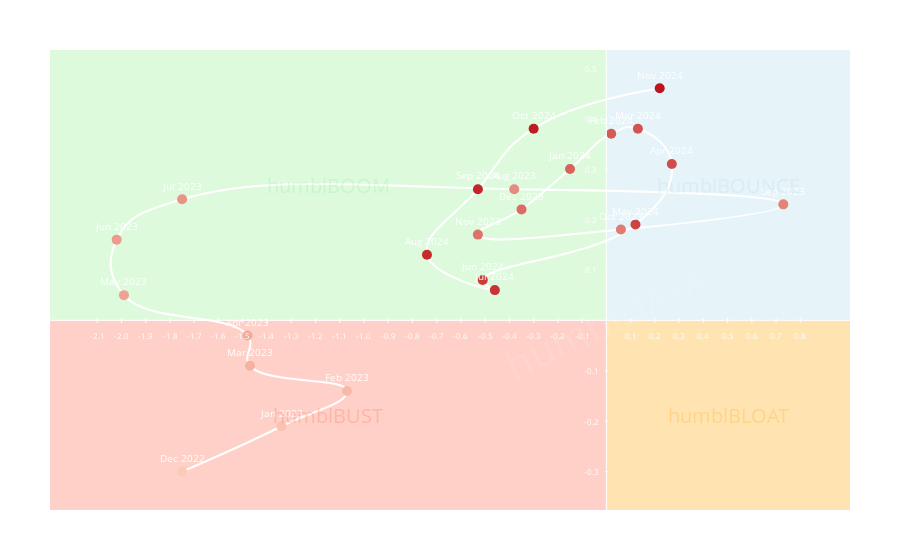

The notebook cell this image was saved under:
### Code cell
compass.show()

### Figure 1 — Plotly figure (JSON) as saved in the notebook; plotly's stock layout.template omitted (floating-point values rounded to 4 significant figures)
{"data": [{"hovertemplate": "<b>%{text}</b><br>CPI 3m Δ: %{x:.2f}<br>CLI 3m Δ: %{y:.2f}<extra></extra>", "line": {"color": "white", "shape": "spline", "smoothing": 1.3}, "marker": {"color": [0, 1, 2, 3, 4, 5, 6, 7, 8, 9, 10, 11, 12, 13, 14, 15, 16, 17, 18, 19, 20, 21, 22, 23], "colorscale": [[0, "rgb(253, 202, 181)"], [1, "rgb(188, 20, 26)"]], "showscale": false, "size": 10}, "mode": "lines+markers+text", "name": "HumblCompass Data", "text": ["Dec 2022", "Jan 2023", "Feb 2023", "Mar 2023", "Apr 2023", "May 2023", "Jun 2023", "Jul 2023", "Aug 2023", "Sep 2023", "Oct 2023", "Nov 2023", "Dec 2023", "Jan 2024", "Feb 2024", "Mar 2024", "Apr 2024", "May 2024", "Jun 2024", "Jul 2024", "Aug 2024", "Sep 2024", "Oct 2024", "Nov 2024"], "textfont": {"color": "white", "size": 10}, "textposition": "top center", "type": "scatter", "x": [-1.75, -1.34, -1.07, -1.47, -1.48, -1.99, -2.02, -1.75, -0.38, 0.73, 0.06, -0.53, -0.35, -0.15, 0.02, 0.13, 0.27, 0.12, -0.51, -0.46, -0.74, -0.53, -0.3, 0.22], "y": [-0.3, -0.21, -0.14, -0.09, -0.03, 0.05, 0.16, 0.24, 0.26, 0.23, 0.18, 0.17, 0.22, 0.3, 0.37, 0.38, 0.31, 0.19, 0.08, 0.06, 0.13, 0.26, 0.38, 0.46]}], "layout": {"annotations": [{"font": {"color": "white", "size": 8}, "showarrow": false, "text": "-2.1", "x": -2.1, "y": 0, "yshift": -15}, {"font": {"color": "white", "size": 8}, "showarrow": false, "text": "-2.0", "x": -2, "y": 0, "yshift": -15}, {"font": {"color": "white", "size": 8}, "showarrow": false, "text": "-1.9", "x": -1.9, "y": 0, "yshift": -15}, {"font": {"color": "white", "size": 8}, "showarrow": false, "text": "-1.8", "x": -1.8, "y": 0, "yshift": -15}, {"font": {"color": "white", "size": 8}, "showarrow": false, "text": "-1.7", "x": -1.7, "y": 0, "yshift": -15}, {"font": {"color": "white", "size": 8}, "showarrow": false, "text": "-1.6", "x": -1.6, "y": 0, "yshift": -15}, {"font": {"color": "white", "size": 8}, "showarrow": false, "text": "-1.5", "x": -1.5, "y": 0, "yshift": -15}, {"font": {"color": "white", "size": 8}, "showarrow": false, "text": "-1.4", "x": -1.4, "y": 0, "yshift": -15}, {"font": {"color": "white", "size": 8}, "showarrow": false, "text": "-1.3", "x": -1.3, "y": 0, "yshift": -15}, {"font": {"color": "white", "size": 8}, "showarrow": false, "text": "-1.2", "x": -1.2, "y": 0, "yshift": -15}, {"font": {"color": "white", "size": 8}, "showarrow": false, "text": "-1.1", "x": -1.1, "y": 0, "yshift": -15}, {"font": {"color": "white", "size": 8}, "showarrow": false, "text": "-1.0", "x": -1, "y": 0, "yshift": -15}, {"font": {"color": "white", "size": 8}, "showarrow": false, "text": "-0.9", "x": -0.9, "y": 0, "yshift": -15}, {"font": {"color": "white", "size": 8}, "showarrow": false, "text": "-0.8", "x": -0.8, "y": 0, "yshift": -15}, {"font": {"color": "white", "size": 8}, "showarrow": false, "text": "-0.7", "x": -0.7, "y": 0, "yshift": -15}, {"font": {"color": "white", "size": 8}, "showarrow": false, "text": "-0.6", "x": -0.6, "y": 0, "yshift": -15}, {"font": {"color": "white", "size": 8}, "showarrow": false, "text": "-0.5", "x": -0.5, "y": 0, "yshift": -15}, {"font": {"color": "white", "size": 8}, "showarrow": false, "text": "-0.4", "x": -0.4, "y": 0, "yshift": -15}, {"font": {"color": "white", "size": 8}, "showarrow": false, "text": "-0.3", "x": -0.3, "y": 0, "yshift": -15}, {"font": {"color": "white", "size": 8}, "showarrow": false, "text": "-0.2", "x": -0.2, "y": 0, "yshift": -15}, {"font": {"color": "white", "size": 8}, "showarrow": false, "text": "-0.1", "x": -0.1, "y": 0, "yshift": -15}, {"font": {"color": "white", "size": 8}, "showarrow": false, "text": "0.1", "x": 0.1, "y": 0, "yshift": -15}, {"font": {"color": "white", "size": 8}, "showarrow": false, "text": "0.2", "x": 0.2, "y": 0, "yshift": -15}, {"font": {"color": "white", "size": 8}, "showarrow": false, "text": "0.3", "x": 0.3, "y": 0, "yshift": -15}, {"font": {"color": "white", "size": 8}, "showarrow": false, "text": "0.4", "x": 0.4, "y": 0, "yshift": -15}, {"font": {"color": "white", "size": 8}, "showarrow": false, "text": "0.5", "x": 0.5, "y": 0, "yshift": -15}, {"font": {"color": "white", "size": 8}, "showarrow": false, "text": "0.6", "x": 0.6, "y": 0, "yshift": -15}, {"font": {"color": "white", "size": 8}, "showarrow": false, "text": "0.7", "x": 0.7, "y": 0, "yshift": -15}, {"font": {"color": "white", "size": 8}, "showarrow": false, "text": "0.8", "x": 0.8, "y": 0, "yshift": -15}, {"font": {"color": "white", "size": 8}, "showarrow": false, "text": "-0.4", "x": 0, "xshift": -15, "y": -0.4}, {"font": {"color": "white", "size": 8}, "showarrow": false, "text": "-0.3", "x": 0, "xshift": -15, "y": -0.3}, {"font": {"color": "white", "size": 8}, "showarrow": false, "text": "-0.2", "x": 0, "xshift": -15, "y": -0.2}, {"font": {"color": "white", "size": 8}, "showarrow": false, "text": "-0.1", "x": 0, "xshift": -15, "y": -0.1}, {"font": {"color": "white", "size": 8}, "showarrow": false, "text": "0.1", "x": 0, "xshift": -15, "y": 0.1}, {"font": {"color": "white", "size": 8}, "showarrow": false, "text": "0.2", "x": 0, "xshift": -15, "y": 0.2}, {"font": {"color": "white", "size": 8}, "showarrow": false, "text": "0.3", "x": 0, "xshift": -15, "y": 0.3}, {"font": {"color": "white", "size": 8}, "showarrow": false, "text": "0.4", "x": 0, "xshift": -15, "y": 0.4}, {"font": {"color": "white", "size": 8}, "showarrow": false, "text": "0.5", "x": 0, "xshift": -15, "y": 0.5}, {"font": {"color": "rgba(144, 238, 144, 0.5)", "size": 20}, "opacity": 0.5, "showarrow": false, "text": "humblBOOM", "x": -1.147, "y": 0.268}, {"font": {"color": "rgba(173, 216, 230, 0.5)", "size": 20}, "opacity": 0.5, "showarrow": false, "text": "humblBOUNCE", "x": 0.5025, "y": 0.268}, {"font": {"color": "rgba(255, 165, 0, 0.5)", "size": 20}, "opacity": 0.5, "showarrow": false, "text": "humblBLOAT", "x": 0.5025, "y": -0.188}, {"font": {"color": "rgba(255, 99, 71, 0.5)", "size": 20}, "opacity": 0.5, "showarrow": false, "text": "humblBUST", "x": -1.147, "y": -0.188}, {"font": {"color": "rgba(255, 255, 255, 0.1)", "size": 40}, "showarrow": false, "text": "humblDATA", "textangle": -25, "x": 0, "xanchor": "center", "xref": "x", "y": 0, "yanchor": "middle", "yref": "y"}], "font": {"color": "white"}, "hovermode": "closest", "margin": {"b": 50, "l": 50, "r": 50, "t": 50}, "paper_bgcolor": "rgba(0,0,0,0)", "plot_bgcolor": "rgba(0,0,0,0)", "shapes": [{"fillcolor": "rgba(173, 216, 230, 0.3)", "layer": "below", "line": {"color": "rgba(0,0,0,0)"}, "type": "rect", "x0": 0, "x1": 25, "y0": 0, "y1": 25}, {"fillcolor": "rgba(144, 238, 144, 0.3)", "layer": "below", "line": {"color": "rgba(0,0,0,0)"}, "type": "rect", "x0": -25, "x1": 0, "y0": 0, "y1": 25}, {"fillcolor": "rgba(255, 165, 0, 0.3)", "layer": "below", "line": {"color": "rgba(0,0,0,0)"}, "type": "rect", "x0": 0, "x1": 25, "y0": -25, "y1": 0}, {"fillcolor": "rgba(255, 99, 71, 0.3)", "layer": "below", "line": {"color": "rgba(0,0,0,0)"}, "type": "rect", "x0": -25, "x1": 0, "y0": -25, "y1": 0}, {"line": {"color": "white", "width": 1}, "type": "line", "x0": -2.295, "x1": 1.005, "y0": 0, "y1": 0}, {"line": {"color": "white", "width": 1}, "type": "line", "x0": 0, "x1": 0, "y0": -0.376, "y1": 0.536}, {"line": {"color": "white", "width": 1}, "type": "line", "x0": -2.1, "x1": -2.1, "y0": -0.005, "y1": 0.005}, {"line": {"color": "white", "width": 1}, "type": "line", "x0": -2, "x1": -2, "y0": -0.005, "y1": 0.005}, {"line": {"color": "white", "width": 1}, "type": "line", "x0": -1.9, "x1": -1.9, "y0": -0.005, "y1": 0.005}, {"line": {"color": "white", "width": 1}, "type": "line", "x0": -1.8, "x1": -1.8, "y0": -0.005, "y1": 0.005}, {"line": {"color": "white", "width": 1}, "type": "line", "x0": -1.7, "x1": -1.7, "y0": -0.005, "y1": 0.005}, {"line": {"color": "white", "width": 1}, "type": "line", "x0": -1.6, "x1": -1.6, "y0": -0.005, "y1": 0.005}, {"line": {"color": "white", "width": 1}, "type": "line", "x0": -1.5, "x1": -1.5, "y0": -0.005, "y1": 0.005}, {"line": {"color": "white", "width": 1}, "type": "line", "x0": -1.4, "x1": -1.4, "y0": -0.005, "y1": 0.005}, {"line": {"color": "white", "width": 1}, "type": "line", "x0": -1.3, "x1": -1.3, "y0": -0.005, "y1": 0.005}, {"line": {"color": "white", "width": 1}, "type": "line", "x0": -1.2, "x1": -1.2, "y0": -0.005, "y1": 0.005}, {"line": {"color": "white", "width": 1}, "type": "line", "x0": -1.1, "x1": -1.1, "y0": -0.005, "y1": 0.005}, {"line": {"color": "white", "width": 1}, "type": "line", "x0": -1, "x1": -1, "y0": -0.005, "y1": 0.005}, {"line": {"color": "white", "width": 1}, "type": "line", "x0": -0.9, "x1": -0.9, "y0": -0.005, "y1": 0.005}, {"line": {"color": "white", "width": 1}, "type": "line", "x0": -0.8, "x1": -0.8, "y0": -0.005, "y1": 0.005}, {"line": {"color": "white", "width": 1}, "type": "line", "x0": -0.7, "x1": -0.7, "y0": -0.005, "y1": 0.005}, {"line": {"color": "white", "width": 1}, "type": "line", "x0": -0.6, "x1": -0.6, "y0": -0.005, "y1": 0.005}, {"line": {"color": "white", "width": 1}, "type": "line", "x0": -0.5, "x1": -0.5, "y0": -0.005, "y1": 0.005}, {"line": {"color": "white", "width": 1}, "type": "line", "x0": -0.4, "x1": -0.4, "y0": -0.005, "y1": 0.005}, {"line": {"color": "white", "width": 1}, "type": "line", "x0": -0.3, "x1": -0.3, "y0": -0.005, "y1": 0.005}, {"line": {"color": "white", "width": 1}, "type": "line", "x0": -0.2, "x1": -0.2, "y0": -0.005, "y1": 0.005}, {"line": {"color": "white", "width": 1}, "type": "line", "x0": -0.1, "x1": -0.1, "y0": -0.005, "y1": 0.005}, {"line": {"color": "white", "width": 1}, "type": "line", "x0": 0.1, "x1": 0.1, "y0": -0.005, "y1": 0.005}, {"line": {"color": "white", "width": 1}, "type": "line", "x0": 0.2, "x1": 0.2, "y0": -0.005, "y1": 0.005}, {"line": {"color": "white", "width": 1}, "type": "line", "x0": 0.3, "x1": 0.3, "y0": -0.005, "y1": 0.005}, {"line": {"color": "white", "width": 1}, "type": "line", "x0": 0.4, "x1": 0.4, "y0": -0.005, "y1": 0.005}, {"line": {"color": "white", "width": 1}, "type": "line", "x0": 0.5, "x1": 0.5, "y0": -0.005, "y1": 0.005}, {"line": {"color": "white", "width": 1}, "type": "line", "x0": 0.6, "x1": 0.6, "y0": -0.005, "y1": 0.005}, {"line": {"color": "white", "width": 1}, "type": "line", "x0": 0.7, "x1": 0.7, "y0": -0.005, "y1": 0.005}, {"line": {"color": "white", "width": 1}, "type": "line", "x0": 0.8, "x1": 0.8, "y0": -0.005, "y1": 0.005}, {"line": {"color": "white", "width": 1}, "type": "line", "x0": -0.005, "x1": 0.005, "y0": -0.4, "y1": -0.4}, {"line": {"color": "white", "width": 1}, "type": "line", "x0": -0.005, "x1": 0.005, "y0": -0.3, "y1": -0.3}, {"line": {"color": "white", "width": 1}, "type": "line", "x0": -0.005, "x1": 0.005, "y0": -0.2, "y1": -0.2}, {"line": {"color": "white", "width": 1}, "type": "line", "x0": -0.005, "x1": 0.005, "y0": -0.1, "y1": -0.1}, {"line": {"color": "white", "width": 1}, "type": "line", "x0": -0.005, "x1": 0.005, "y0": 0.1, "y1": 0.1}, {"line": {"color": "white", "width": 1}, "type": "line", "x0": -0.005, "x1": 0.005, "y0": 0.2, "y1": 0.2}, {"line": {"color": "white", "width": 1}, "type": "line", "x0": -0.005, "x1": 0.005, "y0": 0.3, "y1": 0.3}, {"line": {"color": "white", "width": 1}, "type": "line", "x0": -0.005, "x1": 0.005, "y0": 0.4, "y1": 0.4}, {"line": {"color": "white", "width": 1}, "type": "line", "x0": -0.005, "x1": 0.005, "y0": 0.5, "y1": 0.5}], "title": {"font": {"color": "white"}, "text": "humblCOMPASS: CLI 3m Delta vs CPI 3m Delta"}, "xaxis": {"color": "white", "range": [-2.295, 1.005], "showgrid": false, "showticklabels": false, "ticks": "", "title": {"text": "Inflation (CPI) 3-Month Delta"}, "zeroline": false}, "yaxis": {"color": "white", "range": [-0.376, 0.536], "showgrid": false, "showticklabels": false, "ticks": "", "title": {"text": "Growth (CLI) 3-Month Delta"}, "zeroline": false}}}
